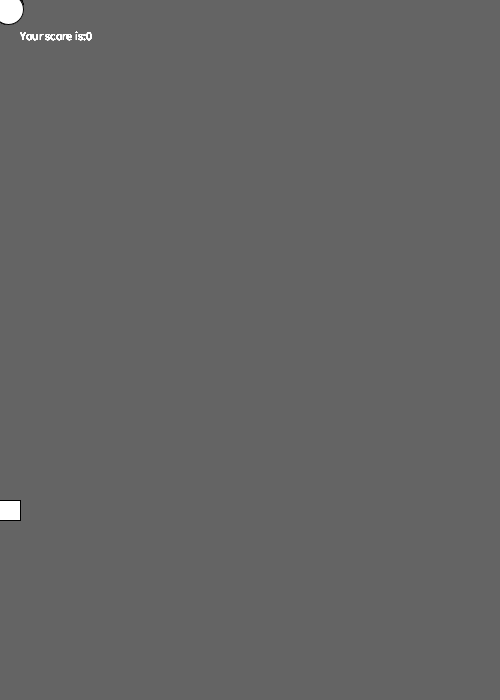
Frame 1 (no input)
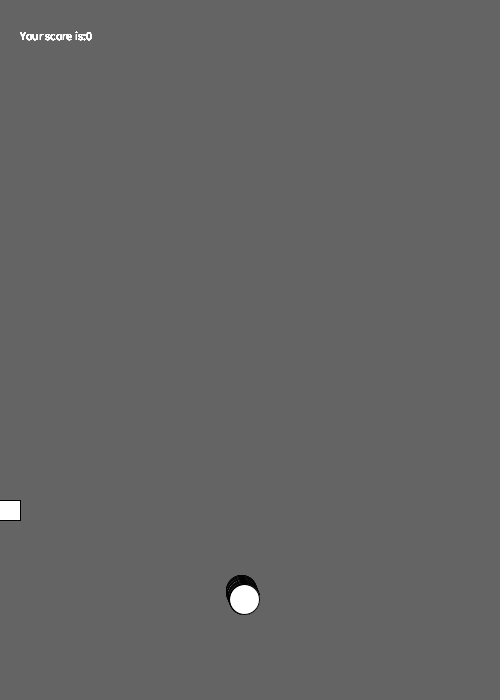
Frame 60 (the mouse pressed at the canvas centre just before this capture)
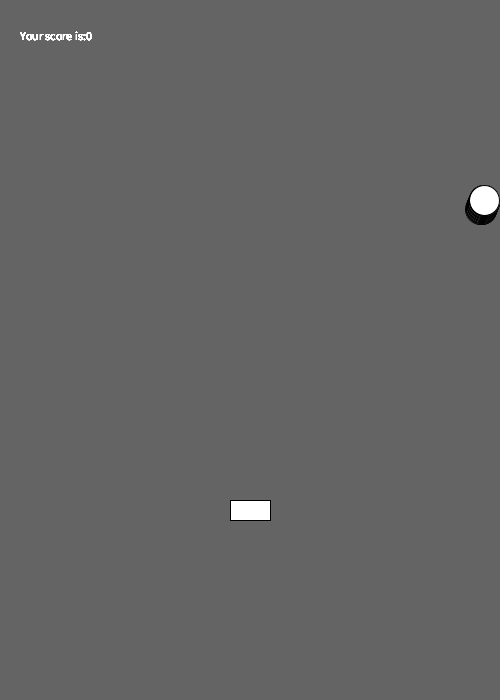
Frame 120 (the mouse held since frame 60 and released just before this capture)

The Processing sketch that drew these frames (run headless with seeded random() and noise(); from frame 60 on, the mouse is pressed at the canvas centre):

// Processing sketch: processing_162948
// ── processing_162948.pde


float x = 5;
float y = 0.0;
float  q = 0.0;
float xVelocity = 0.08;
float yVelocity = 0.2;
int r = 0;
void setup() {
  size(500, 700);
  background(100);
}
void draw() {
  background(100);

  for (int f = 0; f < width; f = f + 10) {

    rect(mouseX-20, 500, 40, 20); 
    fill(255);
    ellipse(x, y, 30, 30);
    x = x + xVelocity;
    y = y + yVelocity;

    if (x > width || x < 0) {
      xVelocity *= -1;
    }
    text("Your score is:" + r, 20, 40);
    if (x>(mouseX-20) && x<(mouseX+20) && y >= 500 && y <520 ) {
      yVelocity *= -1;
      fill(random(360), 82, 94);
      //text("Your score is:" + r, 20, 40);
      r = r + 1;
      //xVelocity= xVelocity + .001;
    //} else if(y
  } else if (y > height || y< 0) {
  yVelocity *= -1;
  }
}
}
